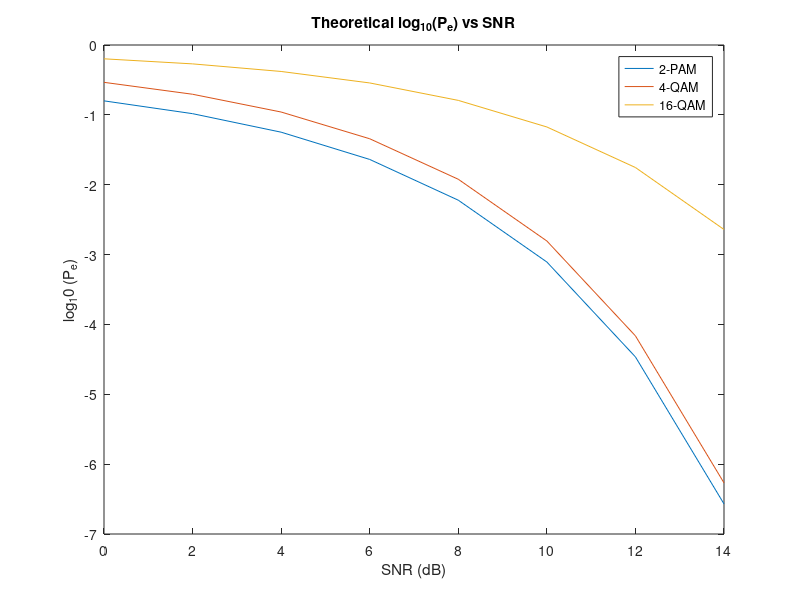
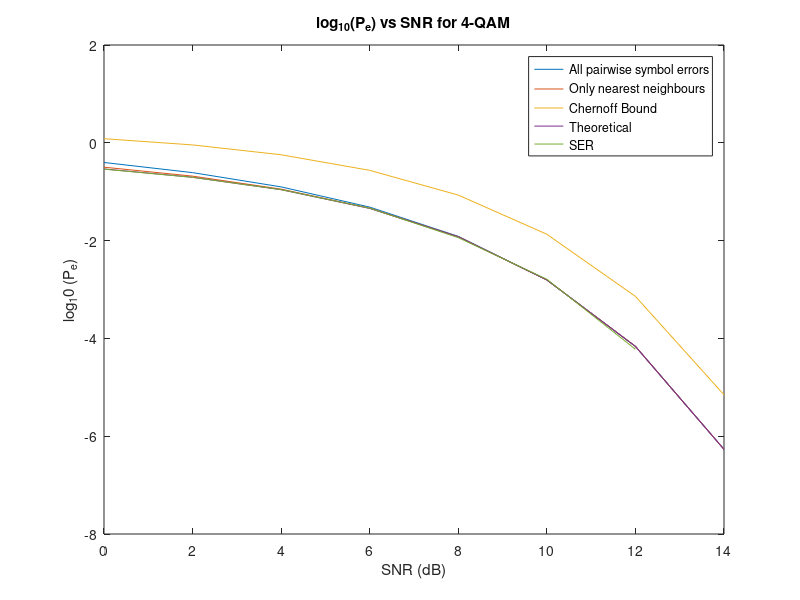
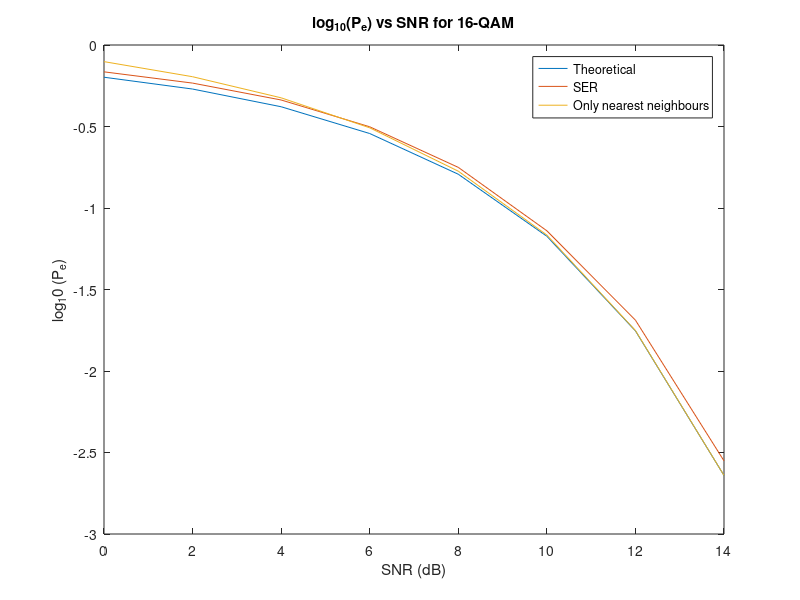

Reproduce these figures in MATLAB, in order.
% EE4140 Assignment 1 Q2 [Author: Kishore Rajendran EE20B064]

% snr varies from 0 to 14 dB in steps of 2dB
snr = 0 :2: 14;
stdevs = 10.^-(snr/20);

% dmin for the 3 signals s.t Eb = 1
d1 = 1;
d2 = 1;
d3 = sqrt(0.4);
d = [d1 d2 d3];
q = zeros(length(stdevs), 3);
Pe_t = zeros(length(stdevs), 3);

% Part 1
for k = 1:length(stdevs)
    sd = stdevs(k);
    % Calculating Pe (Theoretical value) 
    for j = 1:3
        q(k, j) = erfc(d(j)/(sqrt(2)*sd))/2;
        if j == 1       % 2-PAM
            Pe_t(k, j) = q(k, j);
        elseif j == 2   % 4-QAM
            Pe_t(k, j) = 2*q(k,j) - q(k, j)^2;
        elseif j == 3   % 16-QAM
            Pe_t(k, j) = 3*q(k, j) - 2.25*q(k, j)^2;
        end
    end
end

figure(1)
plot(snr, log10(Pe_t))
title('Theoretical log_{10}(P_{e}) vs SNR')
xlabel('SNR (dB)')
ylabel('log_10 (P_{e})')
legend('2-PAM', '4-QAM', '16-QAM')

% Part 2 (For 4-QAM)
Pe_ua = zeros(length(stdevs), 1);
Pe_unn = zeros(length(stdevs), 1);
Pe_cbound = zeros(length(stdevs), 1);

q1 = zeros(length(stdevs), 1);
q1_bound = zeros(length(stdevs), 1);
q2 = zeros(length(stdevs), 1);

for k = 1:length(stdevs)
    sd = stdevs(k);
    q1(k) = erfc(d2/(sqrt(2)*sd))/2;
    q1_bound(k) = exp(-(d2/(sqrt(2)*sd))^2);
    q2(k) = erfc(d2/sd)/2;
    Pe_ua(k) = 2*q1(k) + q2(k);
    Pe_unn(k) = 2*q1(k);
    Pe_cbound(k) = 2*q1_bound(k);
end

figure(2)
plot(snr, log10(Pe_ua))
hold on
plot(snr, log10(Pe_unn))
plot(snr, log10(Pe_cbound))
plot(snr, log10(Pe_t(:, 2)))
hold on
title('log_{10}(P_{e}) vs SNR for 4-QAM')
xlabel('SNR (dB)')
ylabel('log_10 (P_{e})')


% Part 3 (SER simulation for 4-QAM)
d4 = 1;
N = 1e5;
tx = zeros(length(stdevs), N);
rx = zeros(length(stdevs), N);
rx_d = zeros(length(stdevs), N);
errorcount = zeros(length(stdevs), 1);

Pe_ser4 = zeros(length(stdevs), 1);

for k = 1:length(stdevs)
    sd = stdevs(k);
    % Generating Tx symbols
    tx(k, :) = (2*randi([0, 1], N, 1)-1)*d4 + 1j*(2*randi([0, 1], N, 1)-1)*d4;
    % Generating Rx symbols (Adding noise)
    rx(k, :) = tx(k, :) + sd*(randn(size(tx(k,:))) + 1i*randn(size(tx(k,:))));
    % Decoding Rx symbols
    rx_d(k, :) = d4*(sign(real(rx(k,:)))) + 1i*d4*(sign(imag(rx(k,:))));
    % Comparing and counting errors
    mismatches = rx_d(k, :) ~= tx(k, :);
    errorcount(k) = sum(mismatches, 2);
    Pe_ser4(k) = errorcount(k)/N;
end

plot(snr, log10(Pe_ser4))
legend('All pairwise symbol errors', 'Only nearest neighbours', 'Chernoff Bound', 'Theoretical', 'SER')

% Part 4 (SER simulation for 16-QAM)
d16 = d3;
N = 1e5;
tx_16 = zeros(length(stdevs), N);
rx_16 = zeros(length(stdevs), N);
rx_d16 = zeros(length(stdevs), N);
errorcount16 = zeros(length(stdevs), 1);

Pe_ser16 = zeros(length(stdevs), 1);

for k = 1:length(stdevs)
    sd = stdevs(k);
    % Generating Tx symbols
    tx_16(k, :) = (2*randi([0, 2], N, 1)-1)*d16 + 1j*(2*randi([0, 2], N, 1)-1)*d16;
    % Generating Rx symbols (Adding noise)
    rx_16(k, :) = tx_16(k, :) + normrnd(0, sd, size(tx_16(k,:))) + 1i*normrnd(0, sd, size(tx_16(k,:)));
    % Decoding Rx symbols
    rx_d16(k, :) = d16*(sign(real(rx_16(k,:)))+2*(real(rx_16(k,:))>2*d16)+(-2)*(real(rx_16(k,:))<-2*d16)) + 1i*d16*(sign(imag(rx_16(k,:)))+2*(imag(rx_16(k,:))>2*d16)+(-2)*(imag(rx_16(k,:))<-2*d16));
    % Comparing and counting errors
    mismatches16 = rx_d16(k, :) ~= tx_16(k, :);
    errorcount16(k) = sum(mismatches16, 2);
    Pe_ser16(k) = errorcount16(k)/N;
end

figure(3)
plot(snr, log10(Pe_t(:, 3)))
hold on
plot(snr, log10(Pe_ser16))

% Part 5 (Union Bound for 16-QAM)
Pe_nn16 = zeros(length(stdevs), 1);
q_16 = zeros(length(stdevs), 1);

for k = 1:length(stdevs)
    sd = stdevs(k);
    q_16(k) = erfc(d3/(sqrt(2)*sd))/2;
    Pe_nn16(k) = 3*q_16(k);
end

plot(snr, log10(Pe_nn16))
legend('Theoretical', 'SER', 'Only nearest neighbours')
title('log_{10}(P_{e}) vs SNR for 16-QAM')
xlabel('SNR (dB)')
ylabel('log_10 (P_{e})')